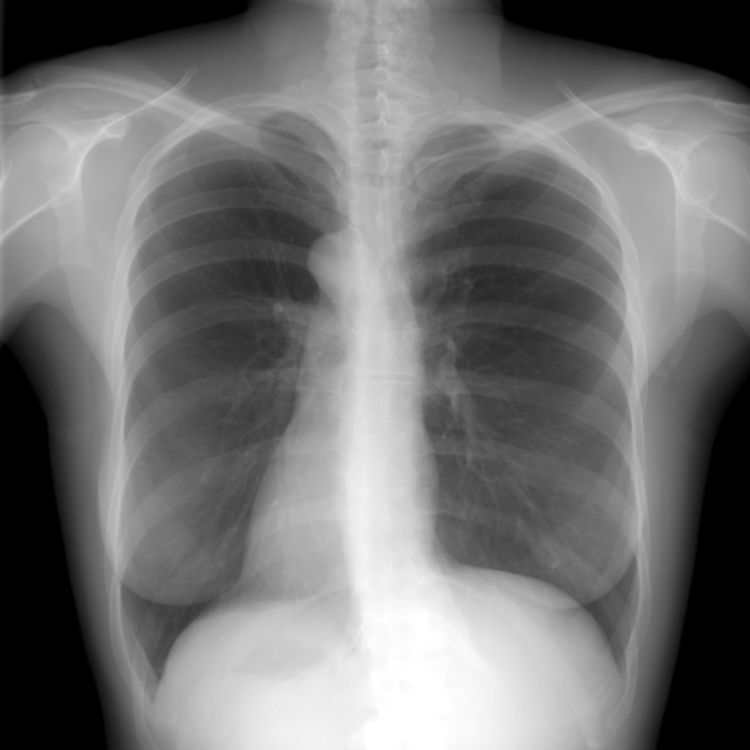
#> input picture Vezba11/REG_HE.png, 750 x 750 px, found by its file name; the run also reads 4 pictures not shown here
$ jupyter execute --allow-errors 05_z_normalizacija.ipynb   (shell and % lines are left out)   (older library calls are emulated)
#> lines starting #> are read from the running program, lines starting #| are printed output that depends on the picture; long printed decimals are rounded
### utils/osum.py
import math
import cv2
import os
import numpy as np
from scipy.ndimage.filters import maximum_filter, convolve1d
from scipy.interpolate import interp2d
import matplotlib.pyplot as plt


def gaussian(n=5, sigma=1):

    x = range(-int(n/2), int(n/2)+1)
    # raspakivanje liste
    x_osa = [*x]
    # prolazak kroz svaki element liste
    f = [1/(sigma*math.sqrt(2*math.pi))*math.exp(-float(el)**2/(2*sigma**2)) for el in x]

    return f, x_osa


def im_norm(im):
    im_n = (im-im.min())/(im.max()-im.min())
    return im_n


# [429 lines left out: functions im_pyr_decomp, im_pyr_recon, data_fname_split, read_raw, log_LUT, sigmLUT and 5 more, not called in this run]


def disp_im(im, title='', lmin=0, lmax=255):

    fig = plt.figure()
    ax = fig.add_axes([0,0,1,1])
    ax.imshow(im, cmap='gray', vmin=lmin, vmax=lmax)
    plt.axis('off')
    plt.title(title)


# lokalna normalizacija Gaus
def z_norm(im, d=35, s=10, pr=10, srvr = 128, varijansa = 50):

    im = np.float32(im)
    g, x_osa = gaussian(d, s)

    im_m = convolve1d(im, g, axis=0, mode='nearest')
    im_m = convolve1d(im_m, g, axis=1, mode='nearest')

    im_var = (im-im_m)**2
    im_var = convolve1d(im_var, g, axis=0, mode='nearest')
    im_var = convolve1d(im_var, g, axis=1, mode='nearest')
    im_var[im_var<pr] = pr

    im_norm = (im - im_m)/np.sqrt(im_var)

    im_norm = (im_norm + srvr)*np.sqrt(varijansa)

    return im_norm

def integral_img(im):

    a = np.cumsum(im, axis=1) # desno
    b = np.cumsum(a, axis=0)

    return b

def z_norm2(im, k=31, pr=5):

    hk = int((k-1)/2)
    v,s = im.shape

    iim = integral_img(im)
    sqiim = integral_img(im**2)

    var_im = np.zeros((v,s), dtype=np.float32)
    mean_im = np.zeros((v,s), dtype=np.float32)
    for i in range(hk, v-hk):
        for j in range(hk, s-hk):
            mean_im[i,j] = (iim[i+hk,j+hk] - iim[i-hk,j+hk] - iim[i+hk,j-hk] + iim[i-hk,j-hk])/k**2
            # var_im[i,j] = (sqiim[i+hk,j+hk] - sqiim[i-hk,j+hk] - sqiim[i+hk,j-hk] + sqiim[i-hk,j-hk])/k**2-mean_im[i, j]**2
            var_im[i,j] = ((sqiim[i+hk,j+hk] - sqiim[i-hk,j+hk] - sqiim[i+hk,j-hk] + sqiim[i-hk,j-hk]-mean_im[i, j])**2)/k**2


    var_im[var_im<pr] = pr
    mean_im = mean_im[hk:v-hk, hk:s-hk]
    var_im = var_im[hk:v-hk, hk:s-hk]
    im = im[hk:v-hk, hk:s-hk]

    im_norm = (im - mean_im) / np.sqrt(var_im)


    return im_norm

# [63 lines left out: functions sobel_grad, imq_qab, tanimoto, not called in this run]

### 05_z_normalizacija.ipynb
<a href="https://colab.research.google.com/github/nebojsa-bozanic/BMI_OSuM/blob/dev/05_z_normalizacija.ipynb" target="_parent"></a>

<h1>Obrada slike u medicini (BMI)</h1>

Literatura: https://moodle.telekom.ftn.uns.ac.rs/course/view.php?id=82

Laboratorijska vežba 11: Z-normalizacija i objektivne mere

Potrebne biblioteke: cv2, numpy, matplotlib.pyplot, osum, skimage.metrics.structural_similarity

[cell 1]
%cd /content/BMI_OSuM

[cell 2]
import sys
sys.path.append('/content/BMI_OSuM/utils')
import osum

[cell 3]
import cv2
import osum
import matplotlib.pyplot as plt
import numpy as np

[cell 4]
def disp_im(im, title='', lmin=0, lmax=255):

    fig = plt.figure()
    ax = fig.add_axes([0,0,1,1])
    ax.imshow(im, cmap='gray', vmin=lmin, vmax=lmax)
    plt.axis('off')
    plt.title(title)

# 1. Globalna z-normalizacija

1.1 U skripti v11_1.py u promenljivu im1 učitati sliku REG_HE.png, a u promenljivu b učitati sliku REG_LE_X.jpg (izabrati iz skupa). Prikazati ih i zaključiti kako se one razlikuju. Prikazati sliku apsolutnih razlika. Izračunati sumu apsolutnih razlika i apsolutnu razliku srednjih vrednosti slika (razlika prosečnih osvetljaja).

[cell 5]
# 1.1
im1 = cv2.imread('REG_HE.png', cv2.IMREAD_GRAYSCALE)
#> im1 is the input picture: shape (750, 750); min 0, max 255, mean 116
im2 = cv2.imread('REG_LE_08.PNG', cv2.IMREAD_GRAYSCALE)
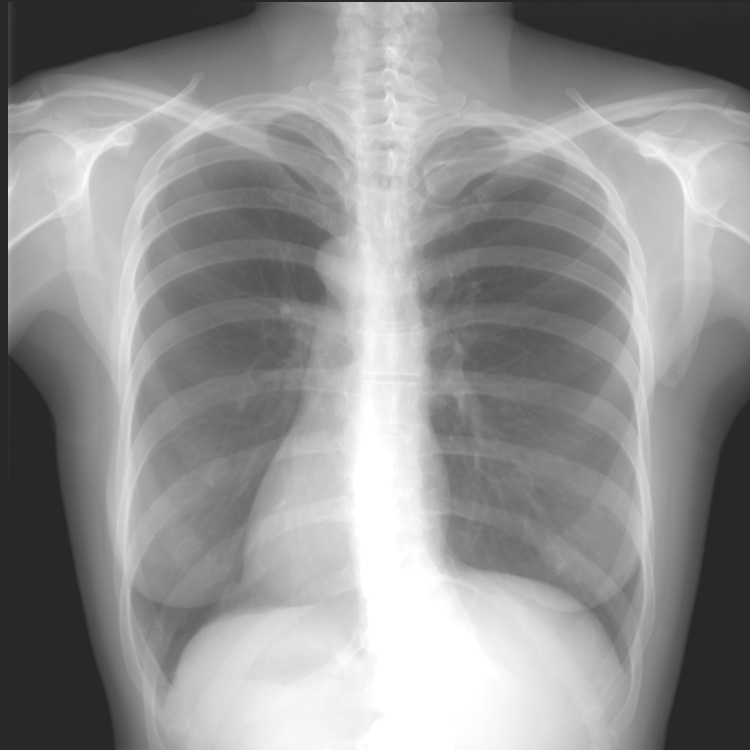
#> input picture Vezba11/REG_LE_08.PNG, 750 x 750 px, found by its file name
#> im2 is the input picture: shape (750, 750); min 40, max 255, mean 146.6

im1_nim1 = np.float32(im1)
im2 = np.float32(im2)
disp_im(im1, title='im1')
disp_im(im2, title='im2')
disp_im(np.abs(im1-im2), title='abs razlika')

d = np.sum(np.sum(np.abs(im1-im2)))
#> d = 17833904
d_mu = np.abs(np.mean(im1)-np.mean(im2))
#> d_mu = 30.6

1.2 Napraviti njihove histograme i prikazati ih na istom grafiku. Po čemu se razlikuju histogrami?

[cell 6]
# 1.2
g = np.arange(0, 256)
h1 = np.histogram(im1, g)
h2 = np.histogram(im2, g)

plt.figure()
plt.plot(g[:-1], h1[0])
plt.plot(g[:-1], h2[0])
plt.legend(['im1', 'im2'])
plt.title('Histogrami pre z-normalizacije')

1.3 Normalizovati slike im1 i im2 tako da im se poklapaju globalne statistike, tj. da srednja vrednost bude 0 a standardna devijacija 1 (globalna z-normalizacija). Srednja vrednost se postavlja na 0 oduzimanjem početne srednje vrednosti od svih piksela. Standardna devijacija se postavlja na 1 deljenjem svakog piksela sa početnom standardnom devijacijom (koja se može računati kao koren iz varijanse).

[cell 7]
# 1.3
im1_n = (im1-np.mean(im1))/np.sqrt(np.var(im1))
im2_n = (im2-np.mean(im2))/np.sqrt(np.var(im2))

1.4 Prikazati slike nakon z-normalizacije. Da li su sada slike sličnije? Kako sada izgleda slika apsolutnih razlika? Koliko iznose srednje vrednosti i standardne devijacije nakon z-normalizacije? Koliko iznosi suma apsolutnih razlika i apsolutna razlika srednjih vrednosti slika?

[cell 8]
# 1.4
disp_im(im1_n, title='im1 nakon z-normalizacije', lmin=im1_n.min(), lmax=im1_n.max())
disp_im(im2_n, title='im2 nakon z-normalizacije', lmin=im2_n.min(), lmax=im2_n.max())
abs_n = np.abs(im1_n-im2_n)
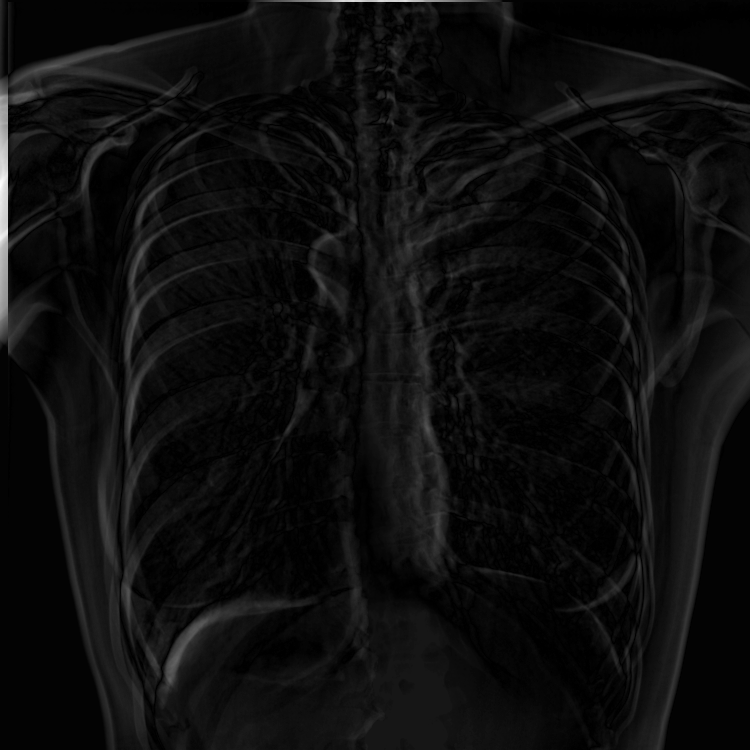
#> abs_n: shape (750, 750) float64; min 1.03e-05, max 2.99, mean 0.164; drawn with min black and max white
disp_im(abs_n, title='abs razlika nakon z-normalizacije', lmin=abs_n.min(), lmax=abs_n.max())

print(np.mean(im1_n))
#| 6.063298011819522e-17
print(np.mean(im2_n))
#| -5.360243e-07
print(np.std(im1_n))
#| 1
print(np.std(im2_n))
#| 1.000
d_n = np.sum(np.sum(np.abs(im1_n-im2_n)))
#> d_n = 92300
d_mu_n = np.abs(np.mean(im1_n)-np.mean(im2_n))
#> d_mu_n = 5.36e-07

1.5 Prikazati histograme slika nakon z-normalizacije na istom grafiku. Da li su sada sličniji?

[cell 9]
# 1.5
g = np.linspace(-2, 2, num=200)
h1 = np.histogram(im1_n, g)
h2 = np.histogram(im2_n, g)

plt.figure()
plt.plot(g[:-1], h1[0])
plt.plot(g[:-1], h2[0])
plt.legend(['im1_n', 'im2_n'])
plt.title('Histogrami nakon z-normalizacije')

# 2. Lokalna z-normalizacija

Preko Gausovog filtra
2.1 U skripti osum.py napraviti funkciju z_norm koja radi lokalnu z-normalizaciju (ujednačava statistiku po lokalnim regionima slike). Ulazni parametri funkcije su slika, dužina Gausovog filtra d, standardna devijacija filtra s i prag za varijansu pr. Izlaz je slika nakon lokalne z-normalizacije.
Prvo je potrebno izračunati lokalnu srednju vrednost slike. Slika isfiltrirana Gausovim filtrom predstavlja procenu lokalne srednje vrednosti, tj. srednje vrednosti u regionu koji obuhvata filtar oko svakog piksela. Od originalne slike oduzeti ovako napravljenu sliku lokalne srednje vrednosti.

Globalna varijansa se računa kao var(X) = E[(X – μ)2], gde je E[X] srednja vrednost X. Lokalna varijansa se računa tako što se od slike oduzme lokalna srednja vrednost, zatim se rezultat kvadrira i računa se lokalna srednja vrednost od tog kvadrata pomoću Gausovog filtra. Z-normalizacija podrazumeva deljenje sa standardnom devijacijom (korenom iz varijanse), što može biti problematično kada je ta vrednost jako mala ili čak 0 (šum na pozadini koji ima malu std). Zbog toga je potrebno ograničiti varijansu da ne pada ispod određenog praga pr.Lokalna z-normalizacija se radi tako što se od slike oduzme lokalna srednja vrednost i podeli se sa lokalnom standardnom devijacijom koja se računa kao koren iz lokalne varijanse.

2.2 Primeniti funkciju z_norm na slike im1 i im2 i prikazati ih. Isprobati različite vrednosti parametara. Kako izgledaju lokalno z-normalizovane slike u odnosu na originalne i globalno z-normalizovane? Kako različiti parametri i njihove kombinacije utiču na izgled slika? Prikazati sliku apsolutnih razlika i uporediti je sa slikom apsolutnih razlika pre z-normalizacije i nakon globalne z-normalizacije.

[cell 10]
# 2.2
im1_n_lok1 = osum.z_norm(im1)
im2_n_lok1 = osum.z_norm(im2)

# [7 lines of commented-out code are left out]

osum.disp_im(im1_n_lok1, title='im1 lokalna z-normalizacija 1', lmin=im1_n_lok1.min(), lmax=im1_n_lok1.max())
osum.disp_im(im2_n_lok1, title='im2 lokalna z-normalizacija 1',lmin=im2_n_lok1.min(), lmax=im2_n_lok1.max())
abs_n_lok1 = np.abs(im1_n_lok1-im2_n_lok1)
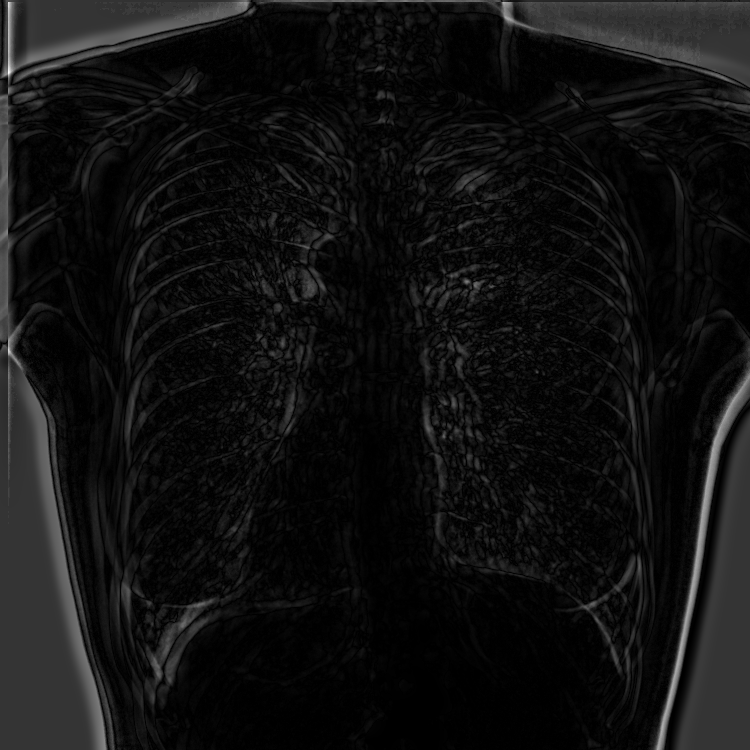
#> abs_n_lok1: shape (750, 750) float32; min 0, max 37.42, mean 2.5; drawn with min black and max white
osum.disp_im(abs_n_lok1, title='abs razlika nakon lokalne z-normalizacije 1', lmin=abs_n_lok1.min(), lmax=abs_n_lok1.max())

2.3 Koliko iznosi globalna srednja vrednost i standardna devijacija slika? Koliko iznosi suma apsolutnih razlika između slika i apsolutna razlika srednjih vrednosti? Da li je manja ili veća nego između globalno z-normalizovanih slika? Zbog čega je došlo do promene? Preko integralnih slika

[cell 11]
# 2.3
print(np.mean(im1_n_lok1))
#| 911.1036
print(np.mean(im2_n_lok1))
#| 912.2879
print(np.std(im1_n_lok1))
#| 3.851
print(np.std(im2_n_lok1))
#| 2.252

d_n_lok1 = np.sum(np.sum(np.abs(im1_n_lok1-im2_n_lok1)))
#> d_n_lok1 = 1432809.9
d_mu_n_lok1 = np.abs(np.mean(im1_n_lok1)-np.mean(im2_n_lok1))
#> d_mu_n_lok1 = 1.18

2.4 Za računanje lokalne srednje vrednosti mogu se koristiti integralne slike. Piksel u integralnoj slici predstavlja sumu intenziteta piksela koji se nalaze gore i levo od njega. U skriptu osum.py napraviti funkciju integral_img koja za datu ulaznu sliku pravi njenu integralnu sliku. Slika 1. Piksel u integralnoj slici predstavlja sumu regiona iznad i levo od njega. Različitim bojama je objašnjeno indeksiranje u z_norm2 (2.5)

Slika 1. Piksel u integralnoj slici predstavlja sumu regiona iznad i levo od njega. Različitim bojama je objašnjeno indeksiranje u z_norm2 (2.5)

2.5 U skriptiosum.py napraviti funkciju z_norm2 koja radi lokalnu z-normalizaciju koristeći integralne slike za računanje lokalne srednje vrednosti. Suma lokalnog regiona može se izračunati pomoću 4 piksela (ćoškovi regiona) u integralnoj slici i operacija sabiranja i oduzimanja. Srednja vrednost dobija se deljenjem sume sa brojem elemenata, što je određeno veličinom regiona k (ulazni parametar funkcije).

2.6 Primeniti funkciju z_norm na slike im1 i im2 i prikazati ih. Kako izgledaju lokalno z-normalizovane slike u odnosu na originalne i globalno z-normalizovane?

2.7 Koliko iznosi globalna srednja vrednost i standardna devijacija slika? Koliko iznosi suma apsolutnih razlika između slika i apsolutna razlika srednjih vrednosti? Da li je manja ili veća nego između globalno z-normalizovanih slika? Zbog čega je došlo do promene?

[cell 12]
# 2.6
im1_n_lok2 = osum.z_norm2(im1)
#> after the loop in z_norm2, `for i in range(hk, v-hk):`:
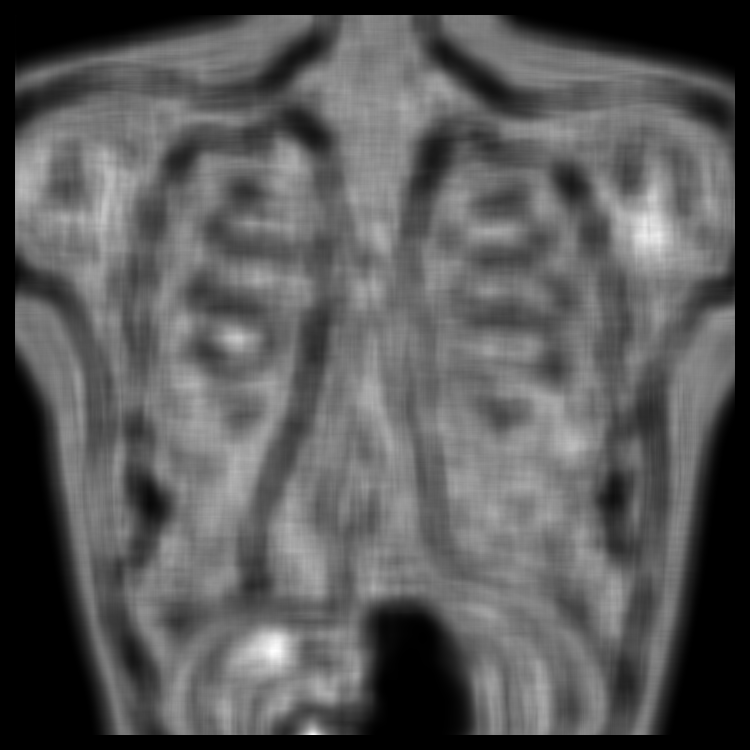
#> var_im: shape (750, 750) float32; min 0, max 24329112, mean 8586813; drawn with min black and max white
im2_n_lok2 = osum.z_norm2(im2)
#> call 2 of z_norm2, with k = 31, pr = 5
#> in z_norm2 (call 2), `var_im = var_im[hk:v-hk, hk:s-hk]`:
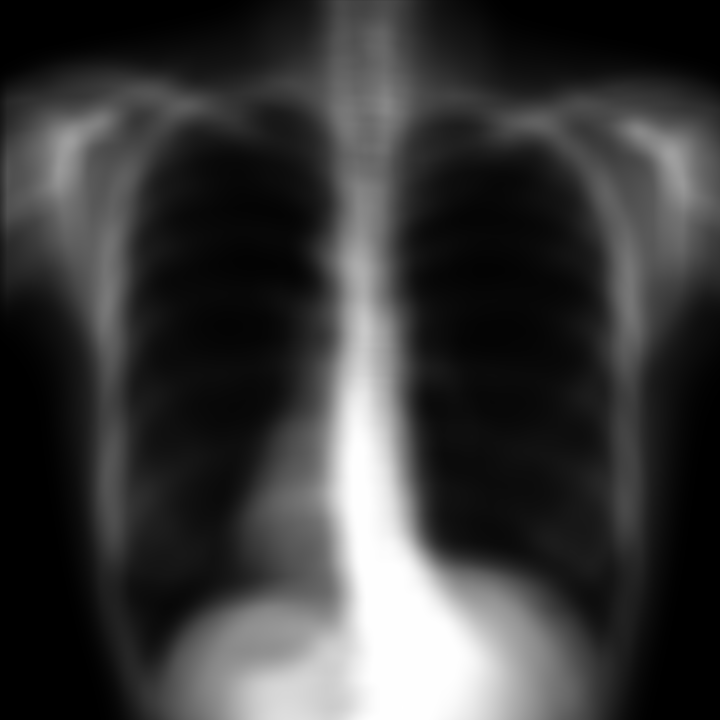
#> var_im: shape (720, 720) float32; min 2.14e+09, max 3.56e+12, mean 8.15e+11; drawn with min black and max white
disp_im(im1_n_lok2, title='im1 lokalna z-normalizacija 2', lmin=im1_n_lok2.min(), lmax=im1_n_lok2.max())
disp_im(im2_n_lok2, title='im2 lokalna z-normalizacija 2',lmin=im2_n_lok2.min(), lmax=im2_n_lok2.max())
disp_im(np.abs(im1_n_lok2-im2_n_lok2), title='abs razlika nakon lokalne z-normalizacije 2', lmin=np.abs(im1_n_lok2-im2_n_lok2).min(), lmax=np.abs(im1_n_lok2-im2_n_lok2).max())

print(np.mean(im1_n_lok2))
#| 0.004317
print(np.mean(im2_n_lok2))
#| 1.4609073e-05
print(np.std(im1_n_lok2))
#| 0.02891
print(np.std(im2_n_lok2))
#| 2.1653239e-05
d_n_lok2 = np.sum(np.sum(np.abs(im1_n_lok2-im2_n_lok2)))
#> d_n_lok2 = 2642.7
d_mu_n_lok2 = np.abs(np.mean(im1_n_lok2)-np.mean(im2_n_lok2))
#> d_mu_n_lok2 = 0.0043

[cell 13]
from skimage.metrics import structural_similarity as ssi

# 3. Objektivne mere

3.1 U skripti v11_2.py učitati 3 proizvoljne mr_0x.png slike u promenljive im1, im2 i im3.

[cell 14]
# 3.1
im1 = cv2.imread('mr_glava_1.jpg', cv2.IMREAD_GRAYSCALE)
im2 = cv2.imread('mr_glava_10.jpg', cv2.IMREAD_GRAYSCALE)
im3 = cv2.imread('mr_glava_5.jpg', cv2.IMREAD_GRAYSCALE)
disp_im(im1, title='im1')
disp_im(im2, title='im2')
disp_im(im3, title='im3')

3.2 Izračunati sumu kvadrata razlika između im1 i im2, a zatim između im1 i im3. Koja slika je sličnija slici im1? Izračunati i sumu kvadrata razlika po pikselu.

[cell 15]
# 3.2
ssd1 = np.sum(np.sum((im1-im2)**2))
#> ssd1 = 4636392
ssdp1 = ssd1/im1.size
#> ssdp1 = 70.75
ssd2 = np.sum(np.sum((im1-im3)**2))
#> ssd2 = 3127470
ssdp2 = ssd2/im1.size
#> ssdp2 = 47.72

3.3 Izračunati sumu apsolutnih razlika između im1 i im2, a zatim između im1 i im3. Koja slika je sličnija slici im1? Izračunati i sumu apsolutnih razlika po pikselu. Kako se rezultati razlikuju od sume kvadrata razlika?

[cell 16]
# 3.3
sabs1 = np.sum(np.sum(np.abs(im1-im2)))
#> sabs1 = 3486046
sabsp1 = sabs1/im1.size
#> sabsp1 = 53.19
sabs2 = np.sum(np.sum(np.abs(im1-im3)))
#> sabs2 = 10803976
sabsp2 = sabs2/im1.size
#> sabsp2 = 164.9

# 2D histogram
h2d, xedges, yedges = np.histogram2d(np.reshape(im1, -1), np.reshape(im2, -1), bins=10)
#> xedges = [0, 25.4, 50.8, 76.2, 101.6, 127, 152.4, 177.8, 203.2, 228.6, 254]; yedges = [0, 25.5, 51, 76.5, 102, 127.5, 153, 178.5, 204, 229.5, 255]
plt.figure()
plt.imshow(h2d, cmap='gray', vmin=h2d.min(), vmax=h2d.max())
plt.title('2D histogram im1 i im2')
plt.xlabel('im1')
plt.ylabel('im2')

3.4 U skripti osum.py napraviti funkciju mutual_information koja implementira zajedničke informacije između slika (mera sličnosti), po formuli

\begin{align}
MI(X, Y) = \sum \sum p(X, Y) \log \frac{p(X, Y)}{p(X)p(Y)} ,
\end{align}

pri čemu 𝑝(𝑋, 𝑌) je združena verovatnoća X i Y (normalizovani 2D histogram slika X i Y), a 𝑝(𝑋), 𝑝(𝑌) marginalne verovatnoće po X i Y. Računati samo nenulte odbirke u 2D histogramu.

3.5 U promenljive im4 i im5 učitati slike 2_CT.png i 2_PET.png. Izračunati zajedničke informacije između ovih slika. Ponoviti postupak sa invertovanom slikom im4. Uporediti sa rezultatima koji se dobijaju sa nekom od statističkih mera, npr. sumom apsolutnih razlika. Da li zajedničke informacije mere statističku ili strukturnu sličnost?

3.6 U skripti osum.py napraviti funkciju normalized_mutual_information u kojoj se implementira mera normalizovane zajedničke informacije, po formuli

\begin{align}
NMI(X,Y) = 1 - \frac{MI(X, Y)}{\max(H(X),H(Y))},
\end{align}

gde su 𝐻(𝑋), 𝐻(𝑌) entropije slika X i Y.

[cell 17]
def mutual_information(x, y, nbins=10):

    h2d, xedges, yedges = np.histogram2d(np.reshape(x, -1), np.reshape(y,-1), bins=nbins)

    pxy = h2d/float(np.sum(h2d))  # normalizovani 2D histogram - zdruzena verovatnoca x i y
    px = np.sum(pxy, axis=1)  # marginalna raspodela po x
    py = np.sum(pxy, axis=0)  # marginalna raspodela po y
    px_py = np.outer(px,py)

    nzp = pxy>0  # lokacije gde histogram nije prazan
    mi = np.sum(pxy[nzp]*np.log(pxy[nzp]/px_py[nzp]))

    # entropije slike x i y, potrebno za normalizovane zajednicke informacije
    hx = np.sum(px*np.log(px))
    hy = np.sum(py*np.log(py))

    return mi, hx, hy

[cell 18]
# 3.5
im4 = cv2.imread('2_CT.png', cv2.IMREAD_GRAYSCALE)
im5 = cv2.imread('2_PET.png', cv2.IMREAD_GRAYSCALE)
disp_im(im4, title='im4')
#> (the rest of this cell did not finish here and is left out)

[cell 19]
def normalized_mutual_information(x, y, nbins=10):

    mi, hx, hy = mutual_information(x, y, nbins)
    nmi = 1-(mi/np.maximum(hx, hy))

    return nmi

3.7 Izračunati normalizovane zajedničke informacije između slika im4 i im5. Ponoviti postupak sa invertovanom slikom im5. Uporediti sa rezultatima koji se dobijaju sa nekom od statističkih mera, npr. sumom apsolutnih razlika. Da li normalizovane zajedničke informacije mere statističku ili strukturnu sličnost?

#> (a cell that did not finish here is left out)

3.8 Pronaći indeks strukturne sličnosti slika im1 i im2, a zatim im2 i im3. Koja slika je sličnija im1? Prikazati slike lokalnih sličnosti za obe kombinacije i izanalizirati ih. Da li su slike slične po kriterijumu koji koristi ova mera?

[cell 21]
# 3.8
ssi1, lok_sl1 = ssi(im1, im2, full=True)  # full=True - da se kao izlaz racuna i slika lokalne slicnosti
#> ssi1 = 0.646
ssi2, lok_sl2 = ssi(im1, im3, full=True)
#> ssi2 = 0.571
osum.disp_im(lok_sl1, lmin=lok_sl1.min(), lmax=lok_sl1.max(), title='Lokalna slicnost po ssi izmedju im1 i im2')
osum.disp_im(lok_sl2, lmin=lok_sl2.min(), lmax=lok_sl2.max(), title='Lokalna slicnost po ssi izmedju im1 i im3')

3.9 Izračunati gradijentnu meru QAB koristeći funkciju osum.imq_qab između slika im1 i im2. Prikazati sliku lokalnih sličnosti qab_im i mapu značaja w. Da li su slike slične po kriterijumu koji koristi ova mera?

[cell 22]
def sobel_grad(im):
    sx = cv2.Sobel(im, dx=1, dy=0, ksize=3, ddepth=cv2.CV_32F)
    sy = cv2.Sobel(im, dx=0, dy=1, ksize=3, ddepth=cv2.CV_32F)
    sx = sx/8
    sy = sy/8
    s = sx**2+sy**2
    g = np.sqrt(s)
    o = np.arctan(sy/(sx + np.finfo(float).eps))

    return g, o

[cell 23]
def imq_qab(a, b, dT=1/128, gmin=1/256, sg=0.7, kg = 11, ka=24, sa=0.8):

#> called with dT = 0.00781, gmin = 0.00391, sg = 0.7, kg = 11, ka = 24, sa = 0.8
    a = np.float32(a)
    b = np.float32(b)

    ag, ao = sobel_grad(a)
    bg, bo = sobel_grad(b)

    # Apply detection threshold
    ndet_a = ag<dT
    ndet_b = bg<dT
    ag = ag + gmin
    bg = bg + gmin

    # Preservation of non-detectable gradients
    det_grads = np.logical_not(np.logical_or(ndet_a,ndet_b))
    q_ab = np.zeros(ag.shape, dtype=float)
    q_ab[np.logical_and(ndet_a,ndet_b)] = 1

    # Relative changes in gradient magnitude and orientation
    g_ab = bg/ag
    prag_gab = g_ab > 1
    g_ab[prag_gab] = 1/g_ab[prag_gab]
    a_ab = np.abs(np.abs(ao - bo) / np.pi - 1)

    # Evaluate non-linear perceptual information loss
    gg = 1 + np.exp(-kg * (1 - sg))
    ga = 1 + np.exp(-ka * (1 - sa))
    qg_ab = np.zeros(det_grads.shape, dtype=float)
    qa_ab = np.zeros(det_grads.shape, dtype=float)
    qg_ab[det_grads] = gg/(1 + np.exp(-kg * (g_ab[det_grads] - sg)))
    qa_ab[det_grads] = ga/(1 + np.exp(-ka * (a_ab[det_grads] - sa)))

    # Evaluate local preservation estimates
    q_ab[det_grads] = np.sqrt(qg_ab[det_grads]*qa_ab[det_grads])

    # Define importance maps
    w = bg
    w[ndet_b] = gmin

    # Pooling into global score
    Q = (np.sum(np.reshape(q_ab, -1)* np.reshape(w, -1)) + 1e-8)/(np.sum(np.reshape(w, -1)) + 1e-8)
#> Q = 0.239

    return Q, q_ab, w

[cell 24]
# 3.9
qab, qab_im, w = imq_qab(im1, im2)
#> qab = 0.239
disp_im(qab_im, lmin=qab_im.min(), lmax=qab_im.max(), title='Lokalna slicnost po Qab')
disp_im(w, lmin=w.min(), lmax=w.max(), title='Mapa znacaja lokacija')
